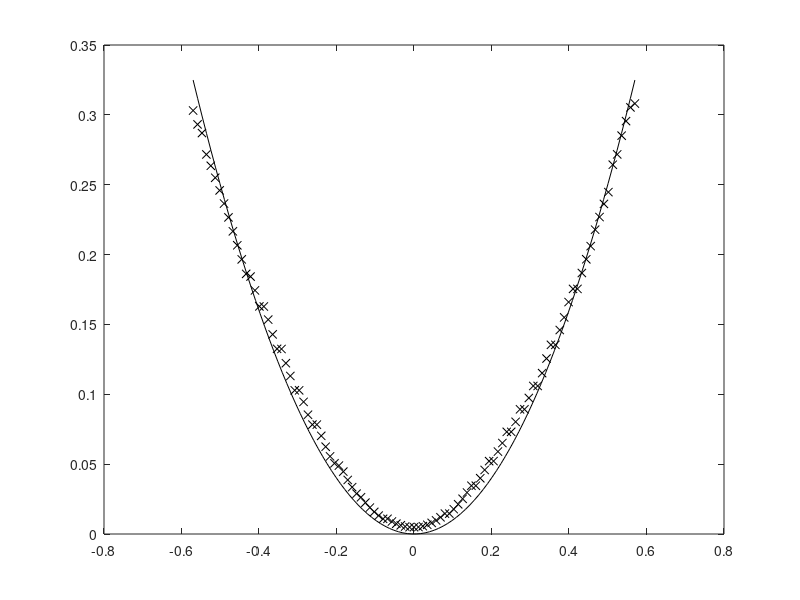
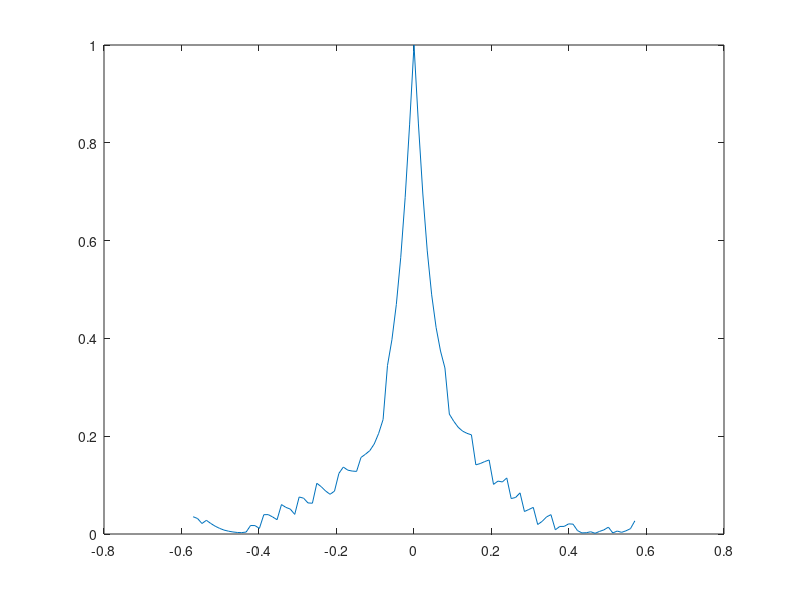
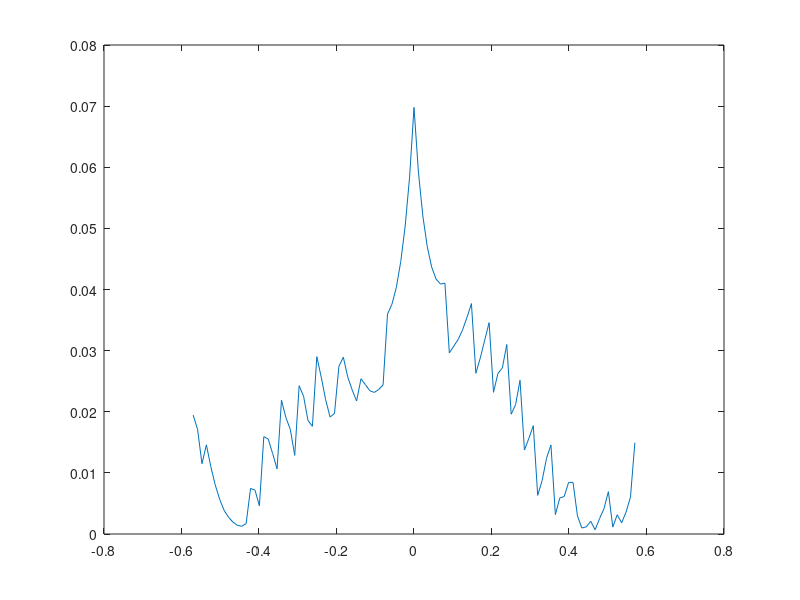
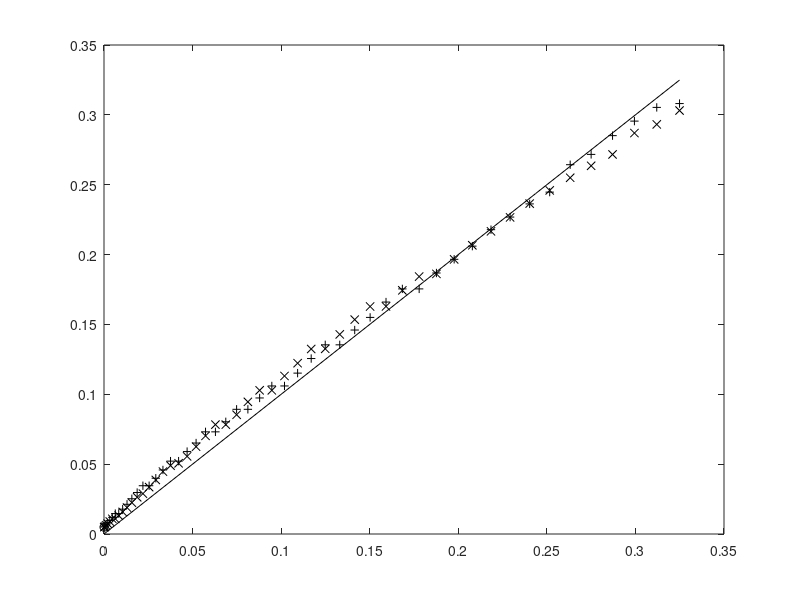

These figures' MATLAB source, in order:
%%%%%%%%%%%%%%%%%%%%%%%%%%%%%%%%%%%%%%%%%%%%%%%%%%%%%%%%%%%%%%%%%%%%%%%%%%%%%%%%
%
%      Applied Physics and Optics (UB) and Optics and Laser Beams (UCM)
% 
%        https://github.com/dmaluenda/DigiHolos2LaserBeamModelation
%
%    David Maluenda Niubo - dmaluendn@gmail.com            CC: by, NC, SA 
%
%%%%%%%%%%%%%%%%%%%%%%%%%%%%%%%%%%%%%%%%%%%%%%%%%%%%%%%%%%%%%%%%%%%%%%%%%%%%%%%%



close all


data = load('Holos/T1_float.txt');

Amax = 0.57;
A = data(:,1)/100*Amax;
P = data(:,2).*10.^(-round(data(:,3)));
PB= 2.548*10^(-3);
P = (P)/PB;

figure;
Atest=linspace(-Amax,Amax,100);
plot(A,P,'xk',Atest,Atest.^2,'-k');

figure;
title 'Relative Error'
plot(A,abs(sqrt(P)-abs(A))./sqrt(P))

figure;
title 'Absolute Error'
plot(A,abs(sqrt(P)-abs(A)))

absErr = mean(sqrt(P)-abs(A)) % sqrt(sum(abs2((sqrt(P)-abs(A))./sqrt(P))))


figure;
Ptest=linspace(0,Amax^2,5);
plot(A( 1: 50).^2,P( 1: 50),'xk', ...
     A(52:101).^2,P(52:101),'+k', ...
     A(  51  ).^2,P(  51  ),'ok', ...
         Ptest   ,  Ptest  ,'-k')  ;

figure;
plot(A,sqrt(P).*sign(A))


Contrast = ((max(P))-(min(P)))/((max(P))+(min(P)))
ExtintionRatio = (min(P)/max(P))


